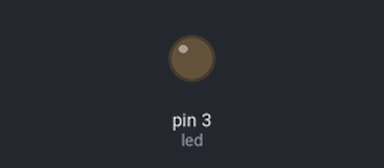
A sketch run on a simulated Arduino Uno, built with avr-gcc and run on an emulated ATmega328P. On the bench: output pins drawn as LEDs (lit = HIGH).

Above: at 0.15 s.
At 39.85 s:
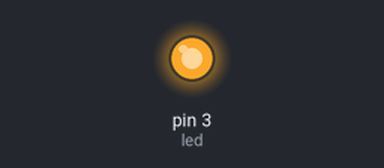
Timing chart, 0 to 40.0 s (numbered marks = the images above):
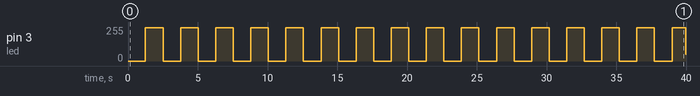

Measured:
- by itself, pin 3 (led): 0/255 → 250/255 at 1.3 s, → 0/255 1.3 s later, → 250/255 1.3 s later, → 0/255 1.3 s later, … (32 changes in this stretch)

The sketch:

sketch_nov22b.ino
```cpp
int led=3;
int i;
int dly=5;
void setup()
{
 pinMode(led,OUTPUT);

}

void loop()
{
  for(i=0;i<=250;i++)
  {
    analogWrite(led,i);
    delay(dly);
  }
  for(i=250;i>=0;i--)
  {
    analogWrite(led,i);
    delay(dly);
  }
}
```
